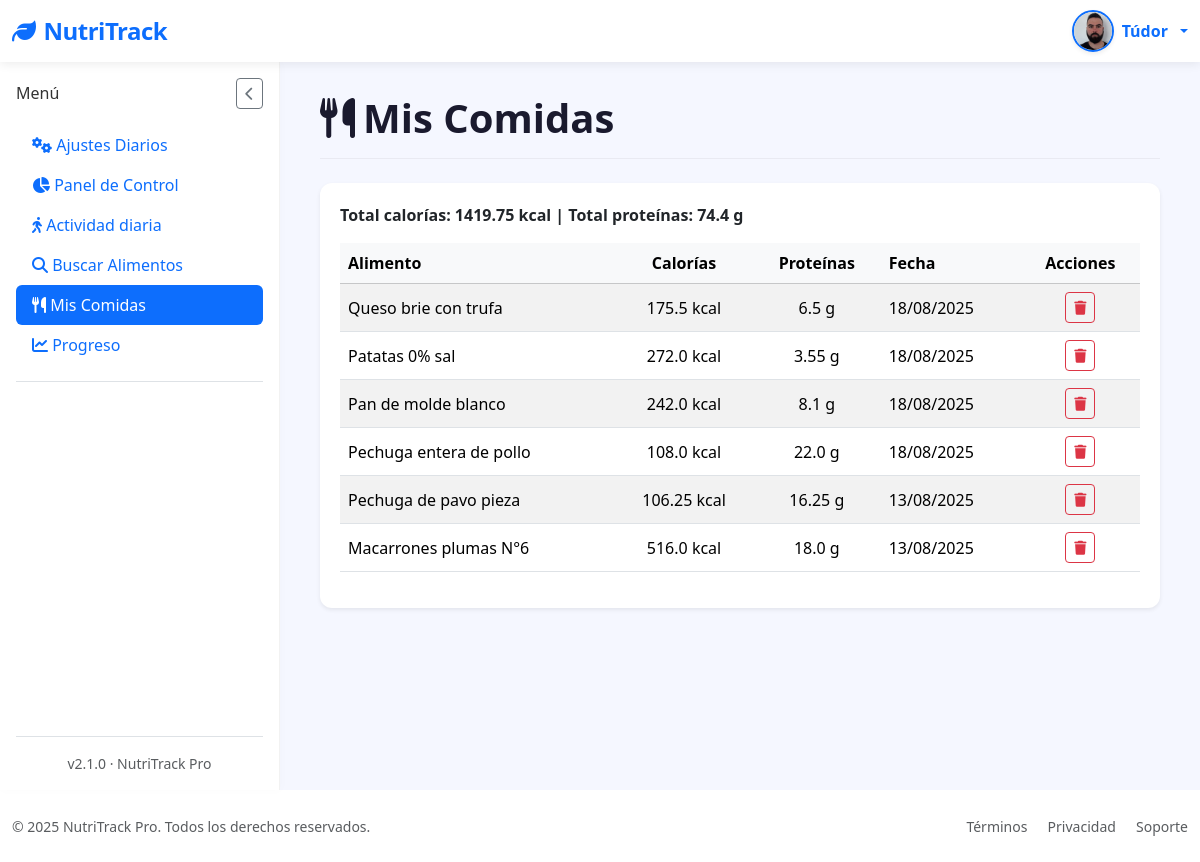
The app's page /mis-comidas (signed in), older data.
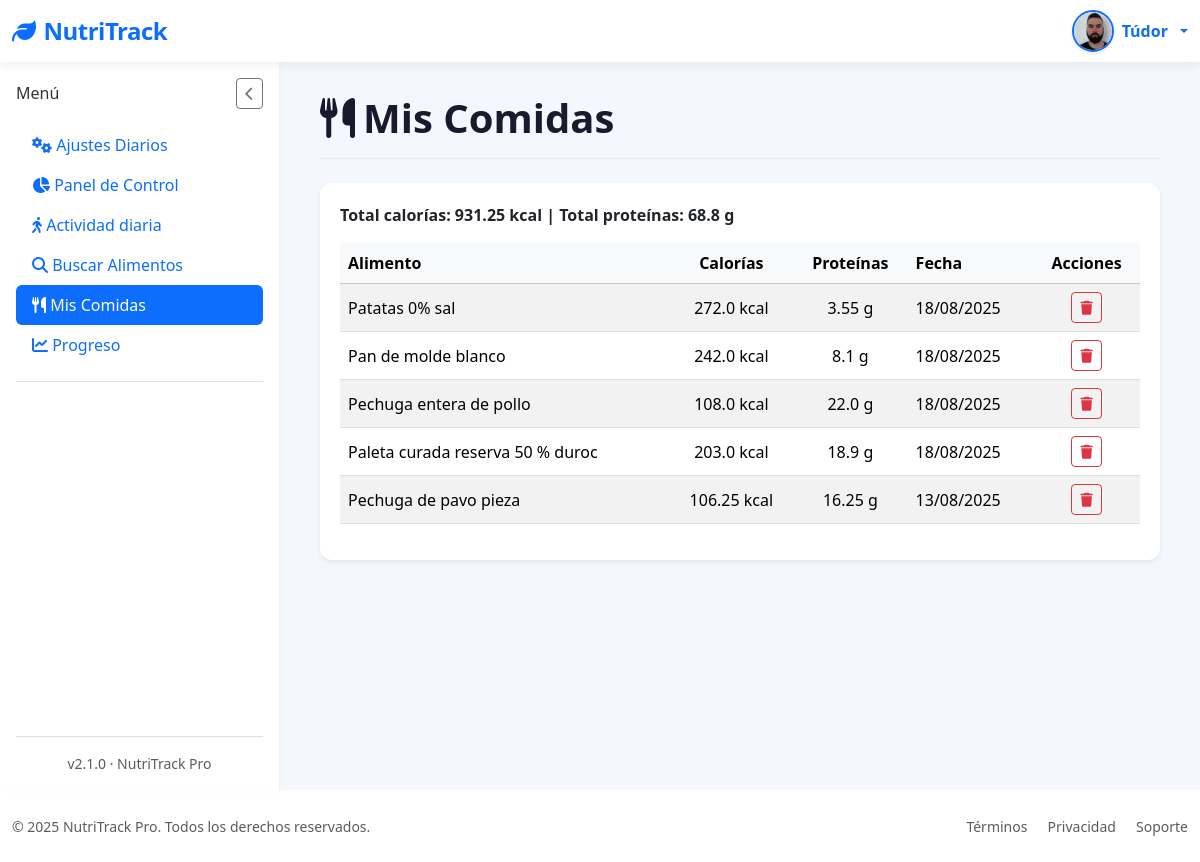
The same page, newer data.
### tables this page shows
CREATE TABLE "loggin" (
	"id"	INTEGER,
	"username"	TEXT NOT NULL,
	"password"	TEXT,
	"email"	TEXT, google_id TEXT, full_name TEXT, birth_date TEXT, height_cm INTEGER, weight_kg INTEGER, gender TEXT, activity_level TEXT, goal TEXT, profile_photo TEXT DEFAULT NULL, preferences TEXT DEFAULT '{}',
	PRIMARY KEY("id" AUTOINCREMENT)
);

CREATE TABLE "food_entries" (
	"id"	INTEGER,
	"user_id"	INTEGER NOT NULL,
	"food_name"	TEXT NOT NULL,
	"calories"	REAL,
	"proteins"	REAL,
	"fats"	REAL,
	"carbs"	REAL,
	"date"	TIMESTAMP DEFAULT CURRENT_TIMESTAMP,
	"created_at"	TEXT,
	PRIMARY KEY("id" AUTOINCREMENT),
	FOREIGN KEY("user_id") REFERENCES "loggin"("id")
);

### app/controllers/MyfoodsController.py (the view)
@app.route('/mis-comidas')
@login_required
def mis_comidas():
    comidas_raw = get_comidas_by_user(current_user.id)
    comidas = []
    for comida in comidas_raw:
        comida_dict = dict(comida)
        comida_dict['date'] = datetime.strptime(comida_dict['date'], '%Y-%m-%d').strftime('%d/%m/%Y')
        comidas.append(comida_dict)
    total_calorias = sum(comida['calories'] for comida in comidas)
    total_proteinas = sum(comida['proteins'] for comida in comidas)
    return render_template(
        'Myfoods/mis_comidas.html',
        comidas=comidas,
        total_calorias=total_calorias,
        total_proteinas=total_proteinas
    )

### app/__init__.py (called while the page is built)
@login_manager.user_loader
def load_user(user_id):
    return User.get_by_id(user_id)

### app/conexion.py (called while the page is built)
@contextmanager
def get_db_connection():
    conn = sqlite3.connect(DATABASE)
    conn.row_factory = sqlite3.Row  # Esto permite acceso como diccionario
    try:
        yield conn
    finally:
        conn.close()

@contextmanager
def get_db_cursor():
    with get_db_connection() as conn:
        cursor = conn.cursor()
        try:
            yield cursor
            conn.commit()
        except:
            conn.rollback()
            raise

### app/controllers/UsersController.py (called while the page is built)
@app.context_processor
def inject_prefs():
    if current_user.is_authenticated:
        prefs = get_user_preferences(current_user.id)  # función que recupera las prefs
        return dict(prefs=prefs)
    return dict(prefs=None)

### app/models/LoginGoogleModel.py (called while the page is built)
    @staticmethod
    def get_by_id(user_id):
        with get_db_cursor() as cur:
            cur.execute("SELECT * FROM loggin WHERE id = ?", (user_id,))
            user = cur.fetchone()
            if user:
                return User(
                    id=user['id'],
                    username=user['username'],
                    email=user['email'] if 'email' in user.keys() else None,
                    google_id=user['google_id'] if 'google_id' in user.keys() else None,
                    profile_photo=user['profile_photo'] if 'profile_photo' in user.keys() else None
                )
        return None

### app/models/MyFoodModel.py (called while the page is built)
def get_comidas_by_user(user_id):
    with get_db_cursor() as cur:
        cur.execute("""
            SELECT id, food_name, calories, proteins, date
            FROM food_entries
            WHERE user_id = ?
            ORDER BY date DESC
        """, (user_id,))
        return cur.fetchall()

### app/models/UsersModel.py (called while the page is built)
def get_user_preferences(user_id):
    with get_db_cursor() as cursor:
        cursor.execute("SELECT preferences FROM loggin WHERE id = ?", (user_id,))
        row = cursor.fetchone()
        try:
            return json.loads(row["preferences"]) if row and row["preferences"] else {}
        except:
            return {}

### app/templates/Myfoods/mis_comidas.html (shortened to what this page needs)
{% extends "base.html" %}
{% block section %}
<div class="page-header mb-4">
  <h1 class="page-title">
    <i class="fas fa-utensils me-2"></i>Mis Comidas
  </h1>
</div>
<div class="card border-0 shadow-sm">
  <div class="card-body">
    {% if comidas %}
    <div class="mb-3 fw-semibold fs-6">
        Total calorías: {{ total_calorias }} kcal | Total proteínas: {{ total_proteinas }} g
    </div>
    <div class="table-responsive">
      <table class="table table-hover table-striped align-middle">
        <thead class="table-light">
          <tr>
            <th>Alimento</th>
            <th class="text-center">Calorías</th>
            <th class="text-center">Proteínas</th>
            <th>Fecha</th>
            <th class="text-center">Acciones</th>
          </tr>
        </thead>
        <tbody>
          {% for comida in comidas %}
          <tr>
            <td>{{ comida['food_name'] }}</td>
            <td class="text-center">{{ comida['calories'] }} kcal</td>
            <td class="text-center">{{ comida['proteins'] }} g</td>
            <td>{{ comida['date']}}</td>
            <td class="text-center">
              <form method="POST" action="{{ url_for('eliminar_comida_route', comida_id=comida['id']) }}" onsubmit="return confirm('¿Seguro que quieres eliminar esta comida?');">
                <button type="submit" class="btn btn-sm btn-outline-danger" title="Eliminar comida">
                  <i class="fas fa-trash"></i>
                </button>
              </form>
            </td>
          </tr>
          {% endfor %}
        </tbody>
      </table>
    </div>
    {% endif %}
  </div>
</div>
{% endblock %}

### app/templates/base.html (shortened to what this page needs)
<!DOCTYPE html>
<html lang="es" data-bs-theme="{% if prefs and prefs.dark_mode %}dark{% else %}light{% endif %}">
<head>
    <link href="https://cdn.jsdelivr.net/npm/bootstrap@5.3.2/dist/css/bootstrap.min.css" rel="stylesheet">
    <link rel="stylesheet" href="https://cdn.jsdelivr.net/npm/bootstrap-icons@1.11.1/font/bootstrap-icons.css">
    <link rel="stylesheet" href="https://cdnjs.cloudflare.com/ajax/libs/font-awesome/6.5.2/css/all.min.css" />
    <link href="https://cdn.jsdelivr.net/npm/sweetalert2@11/dist/sweetalert2.min.css" rel="stylesheet">
    <link rel="stylesheet" href="{{ url_for('static', filename='styles/Stylebase.css') }}">
</head>
<body>
    <nav class="navbar navbar-expand-lg navbar-light bg-white">
        <div class="container-fluid">
            <a class="navbar-brand text-primary" href="{{ url_for('logout') }}">
                <i class="fas fa-leaf me-2"></i>NutriTrack
            </a>
            <div class="d-flex align-items-center ms-auto">
  {% if current_user.is_authenticated %}
  <div class="dropdown">
    <a href="#" class="d-flex align-items-center text-decoration-none dropdown-toggle" id="userDropdown" data-bs-toggle="dropdown" aria-expanded="false" style="gap: 0.5rem;">
      {% if current_user.profile_photo %}
        <img src="{{ url_for('static', filename='images/profile_photo/' + current_user.profile_photo) }}"
            alt="Avatar"
            class="rounded-circle shadow-sm"
            style="width: 42px; height: 42px; object-fit: cover; border: 2px solid #0d6efd;">
      {% else %}
        <div class="user-avatar bg-primary text-white rounded-circle d-flex justify-content-center align-items-center shadow-sm"
             style="width: 42px; height: 42px; font-weight: 700; font-size: 1.1rem; user-select: none;">
          {{ current_user.username[0]|upper }}
        </div>
      {% endif %}
      <span class="d-none d-sm-inline fw-semibold text-primary" style="font-size: 1rem;">
        {{ current_user.username }}
      </span>
    </a>
  </div>
  {% endif %}
</div>
        </div>
    </nav>
    <div class="container-fluid flex-grow-1">
        <div class="row h-100 g-0">
            <nav class="sidebar d-flex flex-column p-3" id="sidebar">
                <div class="d-flex justify-content-between align-items-center mb-3">
                    <h6 class="sidebar-title mb-0">Menú</h6>
                    <button id="closeSidebarBtn" class="btn btn-sm btn-outline-secondary d-lg-block">
                        <i class="fas fa-chevron-left"></i>
                    </button>
                </div>
                <ul class="nav nav-pills flex-column mb-auto">
                    <li>
                        <a href="{{ url_for('settings') }}" class="nav-link {% if request.path == url_for('settings') %}active{% endif %}">
                            <i class="fas fa-cogs"></i> Ajustes Diarios
                        </a>
                    </li>
                    <li>
                        <a href="{{ url_for('dashboard') }}" class="nav-link {% if request.path == url_for('dashboard') %}active{% endif %}">
                            <i class="fas fa-chart-pie"></i> Panel de Control
                        </a>
                    </li>
                    <li>
                        <a href="{{ url_for('activity') }}" class="nav-link {% if request.path == url_for('activity') %}active{% endif %}">
                            <i class="fas fa-walking"></i> Actividad diaria
                        </a>
                    </li>
                    <li>
                        <a href="{{ url_for('search_food') }}" class="nav-link {% if request.path == url_for('search_food') %}active{% endif %}">
                            <i class="fas fa-search"></i> Buscar Alimentos
                        </a>
                    </li>
                    <li>
                        <a href="{{ url_for('mis_comidas') }}" class="nav-link {% if request.path == url_for('mis_comidas') %}active{% endif %}">
                            <i class="fas fa-utensils"></i> Mis Comidas
                        </a>
                    </li>
                    <li>
                        <a href="{{ url_for('progreso') }}" class="nav-link {% if request.path == url_for('progreso') %}active{% endif %}">
                            <i class="fas fa-chart-line"></i> Progreso
                        </a>
                    </li>
                    <li class="pt-3 mt-3 border-top">
                    </li>
                </ul>
                <div class="mt-auto pt-3 border-top text-center small text-muted">
                    v2.1.0 · NutriTrack Pro
                </div>
            </nav>
            <main class="main-content" id="mainContent">
                {% block section %}{% endblock %}
            </main>
        </div>
    </div>
    <footer class="bg-white py-4 mt-auto">
        <div class="container-fluid">
            <div class="row align-items-center">
                <div class="col-md-6 text-center text-md-start">
                    <p class="mb-0 small text-muted">&copy; 2025 NutriTrack Pro. Todos los derechos reservados.</p>
                </div>
                <div class="col-md-6 text-center text-md-end">
                    <a href="#" class="text-decoration-none small text-muted me-3">Términos</a>
                    <a href="#" class="text-decoration-none small text-muted me-3">Privacidad</a>
                    <a href="#" class="text-decoration-none small text-muted">Soporte</a>
                </div>
            </div>
        </div>
    </footer>
</body>
</html>

### app/static/styles/StyleBase.css (style rules this page uses)
:root { --primary-color: #4361ee; --secondary-color: #3f37c9; --accent-color: #4cc9f0; --dark-color: #1a1a2e; --light-color: #f8f9fa; --success-color: #4bb543; }
body { font-family: 'Segoe UI', system-ui, -apple-system, sans-serif; background-color: #f5f7ff; color: #333; min-height: 100vh; display: flex; flex-direction: column; overflow-x: hidden; }
.navbar-brand { font-weight: 700; font-size: 1.5rem; letter-spacing: -0.5px; }
.navbar { box-shadow: 0 2px 10px rgba(0, 0, 0, 0.08); background: white !important; position: relative; z-index: 1100; }
.container-fluid.flex-grow-1 { display: flex; flex-direction: column; min-height: calc(100vh - 72px - 70px); padding-left: 0; padding-right: 0; }
.row.h-100 { display: flex; flex-grow: 1; flex-wrap: nowrap; margin-left: 0; margin-right: 0; width: 100%; }
.sidebar { width: 280px; background: white; position: sticky; top: 72px; border-right: 1px solid rgba(0, 0, 0, 0.05); box-shadow: 1px 0 10px rgba(0, 0, 0, 0.02); transition: all 0.3s ease; z-index: 100; display: flex; flex-direction: column; flex-shrink: 0; height: calc(100vh - 72px); padding: 1rem; }
.main-content { flex-grow: 1; flex-basis: 0; padding: 2rem 2.5rem; background-color: #f5f7ff; overflow-y: auto; }
.card-body { padding: 1.25rem; }
.card-body { flex-grow: 1; }
.card { border: none; border-radius: 12px; box-shadow: 0 4px 12px rgba(0, 0, 0, 0.05); transition: transform 0.2s ease, box-shadow 0.2s ease; }
.table { --bs-table-bg: transparent; }
.table > thead { background-color: rgba(67, 97, 238, 0.1); color: var(--primary-color); }
.page-header { display: flex; justify-content: space-between; align-items: center; margin-bottom: 2rem; padding-bottom: 1rem; border-bottom: 1px solid rgba(0, 0, 0, 0.05); }
.page-title { font-weight: 700; color: var(--dark-color); margin: 0; }

Row changes from the older to the newer data that the page shows:
removed food_entries: food_name "Queso brie con trufa", calories "175.5", proteins "6.5", date "18/08/2025"
removed food_entries: food_name "Macarrones plumas N°6", calories "516.0", proteins "18.0", date "13/08/2025"
added food_entries: food_name "Paleta curada reserva 50 % duroc", calories "203.0", proteins "18.9", date "18/08/2025"
Text that changed along with them:
{{ total_calorias }}: "1419.75" → "931.25"
{{ total_proteinas }}: "74.4" → "68.8"
